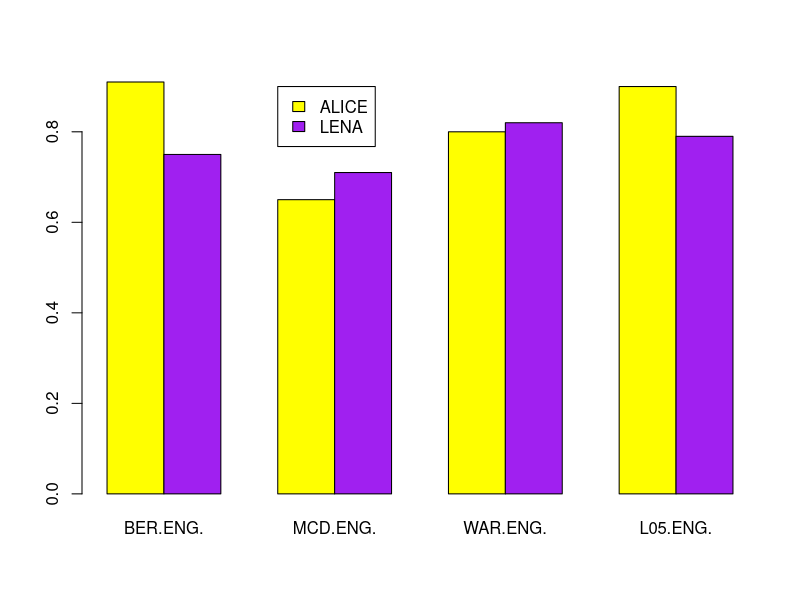

This chart was generated by the following R code:
## ---- chunk 1

data <- as.matrix(data.frame("BER(ENG)" = c (0.91, 0.75),
                             "MCD(ENG)" = c (0.65, 0.71),
                             "WAR(ENG)" = c (0.8, 0.82),
                             "L05(ENG)" = c (0.9, 0.79)))

rownames(data)<-c("ALICE", "LENA")
data

barplot(data,
        col = c("yellow", "purple"),
        beside = TRUE)

legend(4,.9,
       legend=c("ALICE", "LENA"),
       fill=c("yellow", "purple"))

